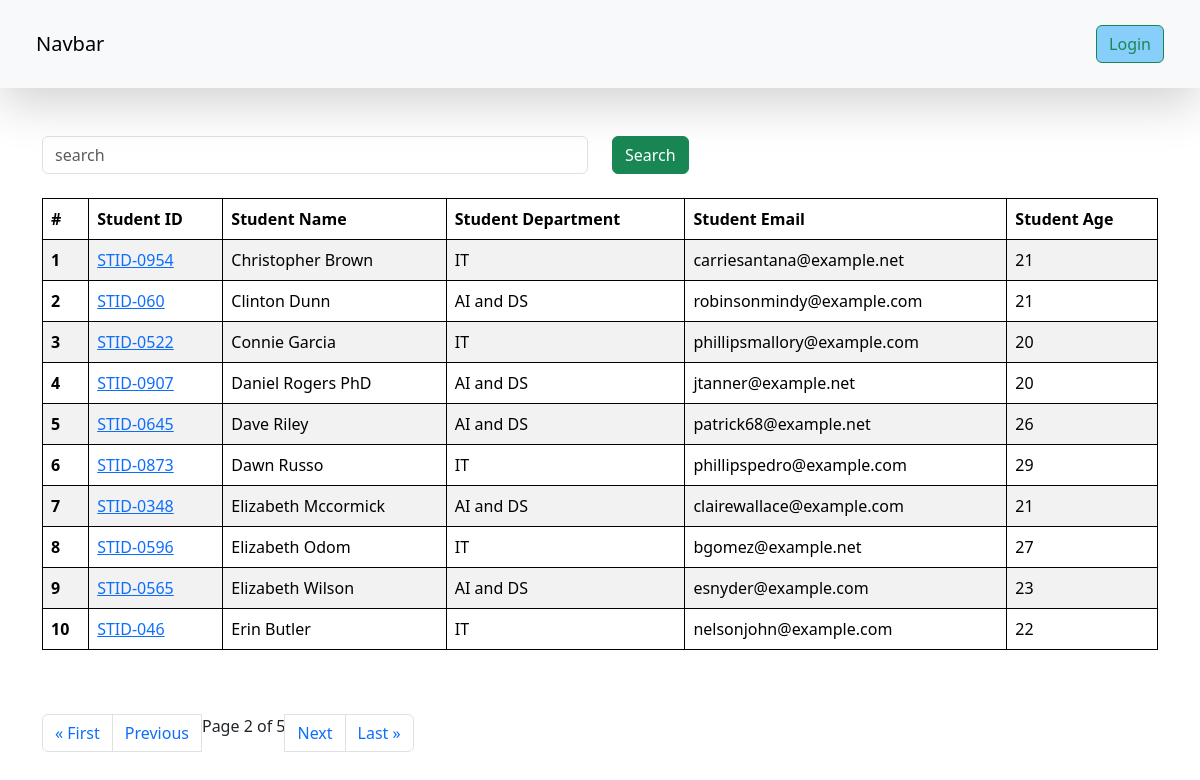
Page /students/?page=2 on the earlier database version.
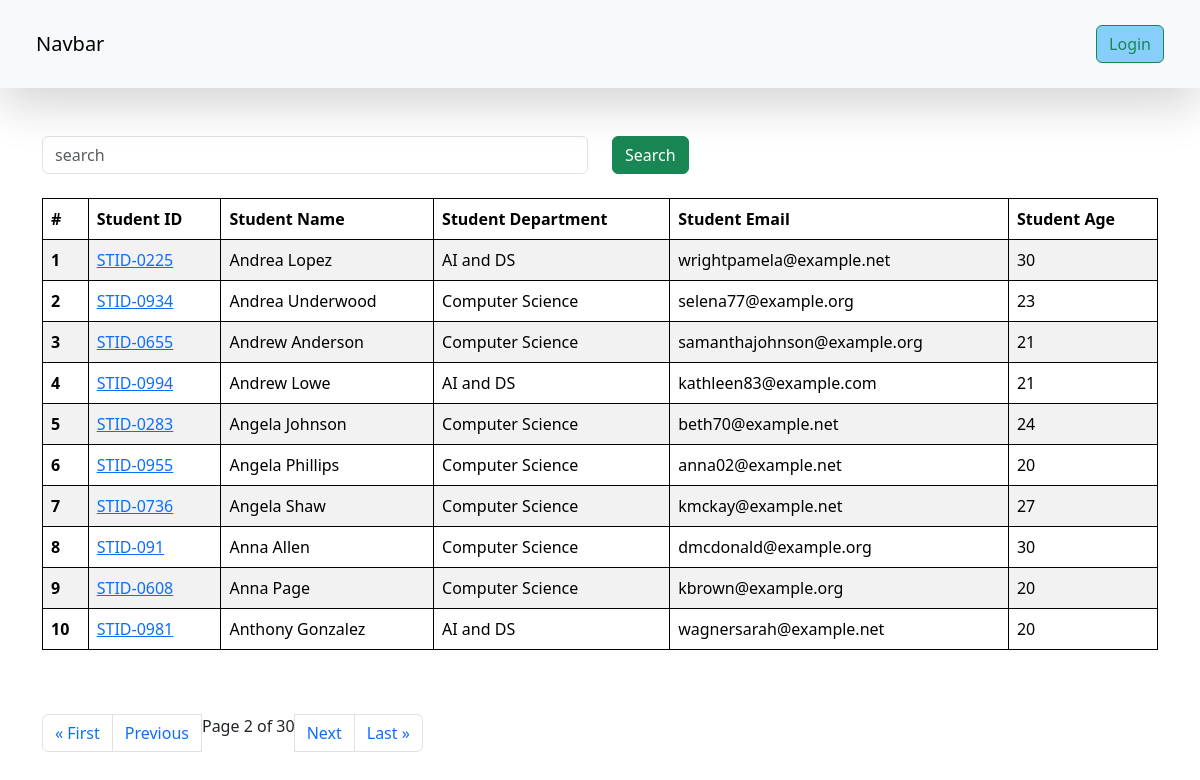
Same page on the later database version.
### vege/models.py (models this page shows, shortened)
class Student(models.Model):
    department = models.ForeignKey(Department, related_name="depart",on_delete=models.CASCADE)
    student_id = models.OneToOneField(StudentID, related_name="studentid",on_delete=models.CASCADE)
    student_name = models.CharField(max_length=100)
    student_email = models.EmailField(unique=True)
    student_age = models.IntegerField(default=18)
    student_address = models.TextField()
    is_deleted = models.BooleanField(default=False)
    objects = StudentsManager()
    admin_objects = models.Manager()
    class Meta:
        ordering = ['student_name']
        verbose_name = "student"

class StudentID(models.Model):
    student_id = models.CharField(max_length=100)
    def __str__(self) -> str:
        return self.student_id
    class Meta:
        ordering = ['student_id']

class Department(models.Model):
    department = models.CharField(max_length=100)
    class Meta:
        ordering = ['department']

### vege/views.py (the view, shortened to what this page needs)
# urls.py: path("students/" , get_students , name='get_students'),
def get_students(request):
    queryset = Student.objects.all()
    paginator = Paginator(queryset, 10)  # Show 25 contacts per page.
    page_number = request.GET.get("page",1)
    page_obj = paginator.get_page(page_number)
    return render(request, 'report/students.html' ,{'queryset': page_obj} )

### vege/models.py (called while the page is built)
    def get_queryset(self) -> models.QuerySet:
        return super().get_queryset().filter(is_deleted = False)

### vege/templates/report/students.html (shortened to what this page needs)
{% extends "base.html" %}
{% block start %}
    <div class="container mt-5">
      <form class="mb-4">
      <div class="row">
        <div class="col-md-6">
          <input class="form-control" name="search" placeholder="search">
        </div>
        <div class="col-md-6">
          <button class="btn btn-success">Search</button>
        </div>
      </form>
      </div>
        <table class="table table-striped">
            <thead>
              <tr>
                <th scope="col">#</th>
                <th scope="col">Student ID</th>
                <th scope="col">Student Name</th>
                <th scope="col">Student Department</th>
                <th scope="col">Student Email</th>
                <th scope="col">Student Age</th>
              </tr>
            </thead>
            <tbody>
                {% for student in queryset %}
              <tr>
                <th scope="row">{{ forloop.counter }}</th>
                <td>
                <a href="{% url 'see_marks' student.student_id %}">
                  {{student.student_id}}
                </a>
                </td>
                <td>{{student.student_name}}</td>
                <td>{{student.department.department}}</td>
                <td>{{student.student_email}}</td>
                <td>{{student.student_age}}</td>
              </tr>
              {% endfor %}
            </tbody>
          </table>
          <br><br>
              <nav aria-label="Page navigation example">
                <ul class="pagination">
                    {% if queryset.has_previous %}
                        <li class="page-item"><a class="page-link" href="?page=1">&laquo; First</a></li>
                        <li class="page-item"><a class="page-link" href="?page={{ queryset.previous_page_number }}">Previous</a></li>
                    {% endif %}
                    <span class="current">
                        Page {{ queryset.number }} of {{ queryset.paginator.num_pages }}
                    </span>
                    {% if queryset.has_next %}
                    <li class="page-item"><a class="page-link" href="?page={{ queryset.next_page_number }}">Next</a></li>
                    <li class="page-item"><a class="page-link" href="?page={{ queryset.paginator.num_pages }}">Last &raquo;</a></li>
                    {% endif %}
                  </ul>
          </nav>
{% endblock %}

Differences in the rows shown:
no longer on this page (row edited): Student: student_id "STID-0954", student_name "Christopher Brown", department.department "IT", student_email "carriesantana@example.net", student_age "21"
no longer on this page (row edited): Student: student_id "STID-060", student_name "Clinton Dunn", department.department "AI and DS", student_email "robinsonmindy@example.com", student_age "21"
no longer on this page (row edited): Student: student_id "STID-0522", student_name "Connie Garcia", department.department "IT", student_email "phillipsmallory@example.com", student_age "20"
no longer on this page (row edited): Student: student_id "STID-0907", student_name "Daniel Rogers PhD", department.department "AI and DS", student_email "jtanner@example.net", student_age "20"
no longer on this page (row edited): Student: student_id "STID-0645", student_name "Dave Riley", department.department "AI and DS", student_email "patrick68@example.net", student_age "26"
no longer on this page (row edited): Student: student_id "STID-0873", student_name "Dawn Russo", department.department "IT", student_email "phillipspedro@example.com", student_age "29"
no longer on this page (row edited): Student: student_id "STID-0348", student_name "Elizabeth Mccormick", department.department "AI and DS", student_email "clairewallace@example.com", student_age "21"
no longer on this page (row edited): Student: student_id "STID-0596", student_name "Elizabeth Odom", department.department "IT", student_email "bgomez@example.net", student_age "27"
no longer on this page (row edited): Student: student_id "STID-0565", student_name "Elizabeth Wilson", department.department "AI and DS", student_email "esnyder@example.com", student_age "23"
no longer on this page (row edited): Student: student_id "STID-046", student_name "Erin Butler", department.department "IT", student_email "nelsonjohn@example.com", student_age "22"
added Student: student_id "STID-0225", student_name "Andrea Lopez", department.department "AI and DS", student_email "wrightpamela@example.net", student_age "30"
added Student: student_id "STID-0934", student_name "Andrea Underwood", department.department "Computer Science", student_email "selena77@example.org", student_age "23"
added Student: student_id "STID-0655", student_name "Andrew Anderson", department.department "Computer Science", student_email "samanthajohnson@example.org", student_age "21"
added Student: student_id "STID-0994", student_name "Andrew Lowe", department.department "AI and DS", student_email "kathleen83@example.com", student_age "21"
now on this page (row edited): Student: student_id "STID-0283", student_name "Angela Johnson", department.department "Computer Science", student_email "beth70@example.net", student_age "24"
added Student: student_id "STID-0955", student_name "Angela Phillips", department.department "Computer Science", student_email "anna02@example.net", student_age "20"
added Student: student_id "STID-0736", student_name "Angela Shaw", department.department "Computer Science", student_email "kmckay@example.net", student_age "27"
added Student: student_id "STID-091", student_name "Anna Allen", department.department "Computer Science", student_email "dmcdonald@example.org", student_age "30"
added Student: student_id "STID-0608", student_name "Anna Page", department.department "Computer Science", student_email "kbrown@example.org", student_age "20"
added Student: student_id "STID-0981", student_name "Anthony Gonzalez", department.department "AI and DS", student_email "wagnersarah@example.net", student_age "20"
Other differences:
{{ queryset.paginator.num_pages }}: "5" → "30"
